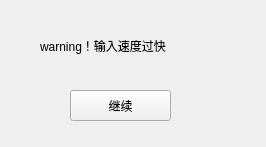
<?xml version="1.0" encoding="UTF-8"?>
<ui version="4.0">
 <class>warning</class>
 <widget class="QWidget" name="warning">
  <property name="geometry">
   <rect>
    <x>0</x>
    <y>0</y>
    <width>266</width>
    <height>147</height>
   </rect>
  </property>
  <property name="windowTitle">
   <string>Form</string>
  </property>
  <widget class="QLabel" name="label">
   <property name="geometry">
    <rect>
     <x>40</x>
     <y>30</y>
     <width>181</width>
     <height>31</height>
    </rect>
   </property>
   <property name="text">
    <string>warning！输入速度过快</string>
   </property>
  </widget>
  <widget class="QPushButton" name="pushButton">
   <property name="geometry">
    <rect>
     <x>70</x>
     <y>90</y>
     <width>101</width>
     <height>31</height>
    </rect>
   </property>
   <property name="text">
    <string>继续</string>
   </property>
  </widget>
 </widget>
 <resources/>
 <connections/>
</ui>
